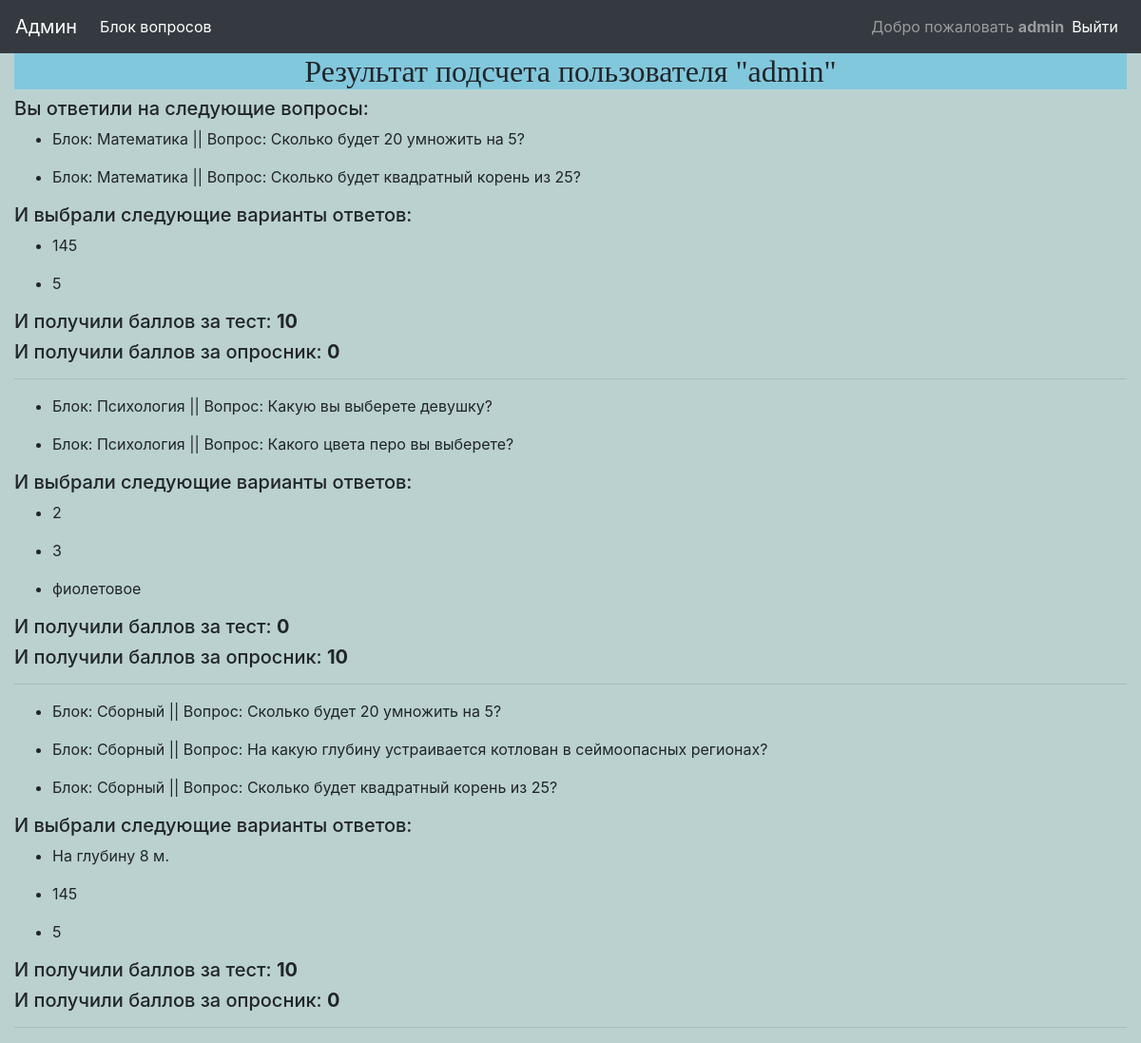
/results/admin (signed in), run on the app's committed database.
### questions/models.py (models this page shows, shortened)
class QuestionInBlock(models.Model):
	question = models.ForeignKey(Question, on_delete=models.CASCADE, related_name='question', null=True, verbose_name='Вопрос')
	block = models.ForeignKey(Block, on_delete=models.CASCADE, related_name='block', verbose_name='Блок')
	class Meta:
		verbose_name = 'Вопрос в блоке'
		verbose_name_plural = 'Вопросы в блоке'

class Block(models.Model):
	POLL = 'PL'
	TEST = 'TS'
	TYPE_BLOCK_CHOICES = [
		(POLL, 'Опросник'),
		(TEST, 'Тест'),
	]
	type_block = models.CharField("Тип тестов", max_length=2, choices=TYPE_BLOCK_CHOICES, default=TEST)
	title = models.CharField("Название", max_length=128, null=True, blank=True)
	description = tinymce_models.HTMLField("Описание", blank=True)
	question_count = models.SmallIntegerField("Question count", help_text = 'Поле не заполнять', default=0)
	is_passed = models.BooleanField("Сделать тест недоступным", default=False, help_text='Поставте галочку, для деактивации теста')
	date_begin = models.DateTimeField('Дата начала теста', default=timezone.now)
	class Meta:
		verbose_name = 'Блок тестов'
		verbose_name_plural = 'Блоки тестов'

class Question(models.Model):
	RADIO = 'RO'
	CHECKBOX = 'CX'
	TYPE_VARIANT_CHOICES = [
		(RADIO, 'Радиокнопка'),
		(CHECKBOX, 'Чекбокс'),
	]
	title = models.CharField("Вопрос", max_length=264, null=True, blank=True)
	image = models.ImageField("Картинка", blank=True, upload_to='media')
	type_variant = models.CharField("Выбор варианта", max_length=2, choices=TYPE_VARIANT_CHOICES, default=RADIO)
	class Meta:
		verbose_name = 'Вопрос'
		verbose_name_plural = 'Вопросы'

class UserProfile(models.Model):
	user = models.ForeignKey(User, on_delete=models.CASCADE, verbose_name='Пользователь', blank=True, null=True)
	question_in_block = models.ManyToManyField(QuestionInBlock, related_name='question_in_block', verbose_name='Вопросы в блоке', default='', blank=True)
	answer = models.ManyToManyField(Answer, related_name='user_answer', verbose_name='Ответы', default='', blank=True)
	poll_total = models.SmallIntegerField("Сумма ответов опросника", editable=True, default=0)
	test_total = models.SmallIntegerField("Сумма ответов в тесте", editable=True, default=0)
	is_full = models.BooleanField("Проверка заполненности", default=False)
	class Meta:
		verbose_name = 'Статистика пользователя'
		verbose_name_plural = 'Статистика пользователей'

class Answer(models.Model):
	title = models.CharField("Ответ", max_length=128, null=True, blank=True)
	question = models.ForeignKey(Question, on_delete=models.CASCADE, related_name='answer_in_question', verbose_name='Вопрос', null=True)
	correct = models.BooleanField(default=True,  help_text = 'Ставим галочку, если необходимо учесть вес ответа')
	weight = models.SmallIntegerField("Вес ответа в опроснике", editable=True, default=0)
	class Meta:
		verbose_name = 'Ответ'
		verbose_name_plural = 'Ответы'

### questions/views.py (the view)
# urls.py: path('results/<name>', login_required(ResultView.as_view()), name='results'),
class ResultView(ListView):# view results of passed tests for current user
	context_object_name = 'answer_list'
	template_name = 'results.html'
	def get_queryset(self):
		self.user = get_object_or_404(User, username=self.kwargs['name'])
		return UserProfile.objects.filter(user=self.user)
	def get_context_data(self, **kwargs):
		context = super().get_context_data(**kwargs)
		context['actual_user'] = self.user
		return context

### questions/templates/results.html (shortened to what this page needs)
{% extends 'base.html' %}
{% block header %}Результат подсчета пользователя "{{ actual_user }}"{% endblock header %}
{% block content %}
<h5>Вы ответили на следующие вопросы:</h5>
{% for questions in answer_list %}
    {% for q in questions.question_in_block.all %}
        <ul>
            <li>Блок: {{ q.block.title }} || Вопрос: {{ q.question.title }}</li>
        </ul>
        {% endfor %}
    <h5>И выбрали следующие варианты ответов:</h5>
    {% for a in questions.answer.all %}
        <ul>
            <li>{{ a.title }}</li>
        </ul>
    {% endfor %}
        <h5>И получили баллов за тест: <strong>{{ questions.test_total }}</strong></h5>
        <h5>И получили баллов за опросник: <strong>{{ questions.poll_total }}</strong></h5>
        <hr>
{% endfor %}
{% endblock %}

### questions/templates/base.html (shortened to what this page needs)
<!DOCTYPE html>
{% load static %}
<html lang="en">
<head>
    {% block bootstrap_header %}
    <link rel="stylesheet" href='{% static "css/bootstrap.min.css" %}' />
    {% endblock bootstrap_header %}
</head>
<body style="background-color: rgb(186, 209, 208);">
    <nav class="navbar navbar-expand-lg navbar-dark bg-dark">
        <a class="navbar-brand" href="{% url 'admin:index' %}">Админ</a>
        <div class="collapse navbar-collapse" id="navbarSupportedContent">
          <ul class="navbar-nav mr-auto">
            {% if user.is_authenticated %}
            <li class="nav-item active">
              <a class="nav-link" href="{% url 'blocks' %}">Блок вопросов</a>
            </li>
            {% endif %}
          </ul>
          {% if user.is_authenticated %}
          <span class="navbar-text">Добро пожаловать <strong>{{ user.username }}</strong></span>
          {% endif %}
          <ul class="nav justify-content-end navbar-nav">
            <li class="nav-item active">
              <a class="nav-link" href="{% url 'logout' %}">Выйти</a>
            </li>
          </ul>
        </div>
      </nav>
      <div class="container-fluid">
        <div class="row">
          <div class="col-12">
            <h2 class="text-center" style="background-color: #82c8dd; font-family: 'Lobster', cursive;">{% block header %}{% endblock header %}</h2>
          </div>
        </div>
    {% block content %}
    {% endblock content %}
      </div>
</body>
</html>

### data on the page
UserProfile: test_total "10", poll_total "0"
QuestionInBlock: block "Математика", question "Сколько будет 20 умножить на 5?"
QuestionInBlock: block "Математика", question "Сколько будет квадратный корень из 25?"
Answer: title "145"
Answer: title "5"
UserProfile: test_total "0", poll_total "10"
QuestionInBlock: block "Психология", question "Какую вы выберете девушку?"
QuestionInBlock: block "Психология", question "Какого цвета перо вы выберете?"
Answer: title "2"
Answer: title "3"
Answer: title "фиолетовое"
UserProfile: test_total "10", poll_total "0"
QuestionInBlock: block "Сборный", question "Сколько будет 20 умножить на 5?"
QuestionInBlock: block "Сборный", question "На какую глубину устраивается котлован в сеймоопасных регионах?"
QuestionInBlock: block "Сборный", question "Сколько будет квадратный корень из 25?"
Answer: title "На глубину 8 м."

### other printed values
{{ user.username }} "admin"
{{ actual_user }} "admin"
